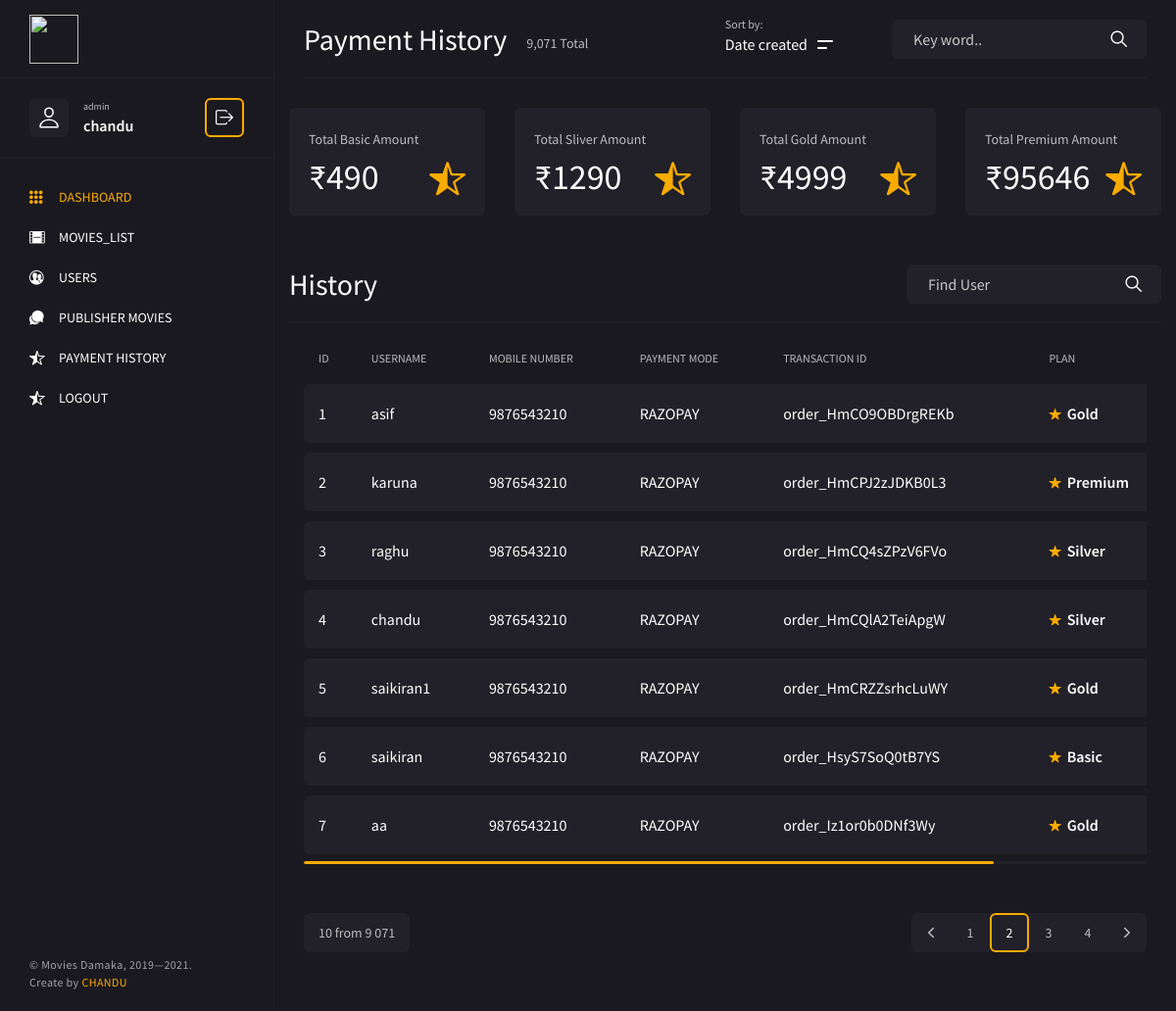
Page /payments_history (signed in) on the committed database.
### movieshd/models.py (models this page shows, shortened)
class Subscription(models.Model):
    user_membership = models.ForeignKey(UserMembership, related_name='subscription', on_delete=models.CASCADE, default=None)
    expires_in = models.DateField(null=True, blank=True)
    active = models.BooleanField(default=True)

class UserMembership(models.Model):
    user = models.OneToOneField(User, related_name='user_membership', on_delete=models.CASCADE)
    membership = models.ForeignKey(Membership, related_name='user_membership', on_delete=models.SET_NULL, null=True)
    amount = models.DecimalField(max_digits=10, decimal_places=2, default=0.00)
    order_id = models.CharField(max_length=200)
    date = models.DateTimeField(auto_now_add=True)

class Membership(models.Model):
    MEMBERSHIP_CHOICES = (
        ('Basic', 'Basic'),
        ('Silver', 'Silver'),
        ('Gold', 'Gold'),
        ('Premium', 'Premium'),
    )
    PERIOD_DURATION = (
        ('Days', 'Days'),
        ('Week', 'Week'),
        ('Months', 'Months'),
    )
    slug = models.SlugField(null=True, blank=True)
    membership_type = models.CharField(choices=MEMBERSHIP_CHOICES, default='Free', max_length=30)
    duration = models.PositiveIntegerField(default=7)
    duration_period = models.CharField(max_length=100, default='Day', choices=PERIOD_DURATION)
    price = models.DecimalField(max_digits=10, decimal_places=2, default=0.00)
    def __str__(self):
       return self.membership_type

### dashboard/views.py (the view)
# urls.py: path('payments_history',views.payments,name='payments'),
@login_required(login_url='adminlogin')
def payments(request):
    um = Subscription.objects.all()
    return  render(request,'dashboard/reviews.html', {'um':um})

### templates/dashboard/reviews.html (shortened to what this page needs)
{% extends 'dashboard/base.html' %}
{% block content %}
    <main class="main">
        <div class="container-fluid">
            <div class="row">
                <div class="col-12">
                    <div class="main__title">
                        <h2>Payment History</h2>
                        <span class="main__title-stat">9,071 Total</span>
                        <div class="main__title-wrap">
                            <div class="filter" id="filter__sort">
                                <span class="filter__item-label">Sort by:</span>
                                <div class="filter__item-btn dropdown-toggle" role="navigation" id="filter-sort"
                                     data-toggle="dropdown" aria-haspopup="true" aria-expanded="false">
                                    <input type="button" value="Date created">
                                    <span></span>
                                </div>
                            </div>
                            <form action="#" class="main__title-form">
                                <input type="text" placeholder="Key word..">
                                <button type="button">
                                    <i class="icon ion-ios-search"></i>
                                </button>
                            </form>
                        </div>
                    </div>
                </div>
                <div class="row row--grid">
                    <div class="col-12 col-sm-6 col-lg-3">
                        <div class="stats">
                            <span>Total Basic Amount</span>
                            <p>₹490</p>
                            <i class="icon ion-ios-star-half"></i>
                        </div>
                    </div>
                    <div class="col-12 col-sm-6 col-lg-3">
                        <div class="stats">
                            <span>Total Sliver Amount</span>
                            <p>₹1290</p>
                            <i class="icon ion-ios-star-half"></i>
                        </div>
                    </div>
                    <div class="col-12 col-sm-6 col-lg-3">
                        <div class="stats">
                            <span>Total Gold Amount</span>
                            <p>₹4999</p>
                            <i class="icon ion-ios-star-half"></i>
                        </div>
                    </div>
                    <div class="col-12 col-sm-6 col-lg-3">
                        <div class="stats">
                            <span>Total Premium Amount</span>
                            <p>₹95646</p>
                            <i class="icon ion-ios-star-half"></i>
                        </div>
                    </div>
                    <div class="col-12">
                        <div class="main__title">
                            <h2>History</h2>
                            <form action="#" class="main__title-form ml-auto">
                                <input type="text" placeholder="Find User">
                                <button type="button">
                                    <i class="icon ion-ios-search"></i>
                                </button>
                            </form>
                        </div>
                    </div>
                </div>
                <div class="col-12">
                    <div class="main__table-wrap">
                        <table class="main__table">
                            <thead>
                            <tr>
                                <th>ID</th>
                                <th>USERNAME</th>
                                <th>MOBILE NUMBER</th>
                                <th>PAYMENT MODE</th>
                                <th>TRANSACTION ID</th>
                                <th>PLAN</th>
                            </tr>
                            </thead>
                            {% for i in um %}
                                <tbody>
                                <tr>
                                    <td>
                                        <div class="main__table-text">{{ forloop.counter }}</div>
                                    </td>
                                    <td>
                                        <div class="main__table-text"><a
                                                href="#">{{ i.user_membership.user.username }}</a></div>
                                    </td>
                                    <td>
                                        <div class="main__table-text">9876543210</div>
                                    </td>
                                    <td>
                                        <div class="main__table-text">RAZOPAY</div>
                                    </td>
                                    <td>
                                        <div class="main__table-text">{{ i.user_membership.order_id }}</div>
                                    </td>
                                    <td>
                                        <div class="main__table-text main__table-text--rate"><i
                                                class="icon ion-ios-star"></i>{{ i.user_membership.membership }}</div>
                                    </td>
                                </tr>
                                </tbody>
                            {% endfor %}
                        </table>
                    </div>
                </div>
                <div class="col-12">
                    <div class="paginator-wrap">
                        <span>10 from 9 071</span>
                        <ul class="paginator">
                            <li class="paginator__item paginator__item--prev">
                                <a href="#"><i class="icon ion-ios-arrow-back"></i></a>
                            </li>
                            <li class="paginator__item"><a href="#">1</a></li>
                            <li class="paginator__item paginator__item--active"><a href="#">2</a></li>
                            <li class="paginator__item"><a href="#">3</a></li>
                            <li class="paginator__item"><a href="#">4</a></li>
                            <li class="paginator__item paginator__item--next">
                                <a href="#"><i class="icon ion-ios-arrow-forward"></i></a>
                            </li>
                        </ul>
                    </div>
                </div>
            </div>
        </div>
    </main>
{% endblock %}

### templates/dashboard/base.html (shortened to what this page needs)
{% load static %}
<!DOCTYPE html>
<html lang="en">
<head>
	<link rel="stylesheet" href={% static "admin1/css/bootstrap-reboot.min.css" %}>
	<link rel="stylesheet" href={% static "admin1/css/bootstrap-grid.min.css" %}>
	<link rel="stylesheet" href={% static "admin1/css/magnific-popup.css" %}>
	<link rel="stylesheet" href={% static "admin1/css/jquery.mCustomScrollbar.min.css" %}>
	<link rel="stylesheet" href={% static "admin1/css/select2.min.css" %}>
	<link rel="stylesheet" href={% static "admin1/css/ionicons.min.css" %}>
	<link rel="stylesheet" href={% static "admin1/css/admin.css" %}>
</head>
<body>
	<div class="sidebar">
		<a href="index.html" class="sidebar__logo">
			<img src={% static 'admin/logo22.png' %} style="width: 50px; height: 50px;" alt="">
		</a>
		<div class="sidebar__user">
			<div class="sidebar__user-img">
				<img src={% static "admin1/img/user.svg" %} alt="">
			</div>
			<div class="sidebar__user-title">
				<span>admin </span>
				<p>{{ user.username }}</p>
			</div>
			<a class="sidebar__user-btn" href="{% url 'logout_user' %}" type="button">
				<i class="icon ion-ios-log-out"></i>
			</a>
		</div>
		<div class="sidebar__nav-wrap">
			<ul class="sidebar__nav">
				<li class="sidebar__nav-item">
					<a href="/dash" class="sidebar__nav-link sidebar__nav-link--active"><i class="icon ion-ios-keypad"></i> <span>Dashboard</span></a>
				</li>
				<li class="sidebar__nav-item">
					<a href="/list" class="sidebar__nav-link"><i class="icon ion-ios-film"></i> <span>Movies_list</span></a>
				</li>
				<li class="sidebar__nav-item">
					<a href="/user" class="sidebar__nav-link"><i class="icon ion-ios-contacts"></i> <span>Users</span></a>
				</li>
                <li class="sidebar__nav-item">
					<a href="/list" class="sidebar__nav-link"><i class="icon ion-ios-chatbubbles"></i> <span>Publisher Movies</span></a>
				</li>
				<li class="sidebar__nav-item">
					<a href="/payments_history" class="sidebar__nav-link"><i class="icon ion-ios-star-half"></i> <span>Payment History</span></a>
				</li>
                <li class="sidebar__nav-item">
					<a href="{% url 'logout_user' %}" class="sidebar__nav-link"><i class="icon ion-ios-star-half"></i> <span>Logout</span></a>
				</li>
			</ul>
		</div>
		<div class="sidebar__copyright">© Movies Damaka, 2019—2021. <br>Create by <a href="#" target="_blank">CHANDU</a></div>
	</div>
{% block content %}
{% endblock %}
</body>
</html>

### rows in the picture
Subscription: user_membership.user.username "asif", user_membership.order_id "order_HmCO9OBDrgREKb", user_membership.membership "Gold"
Subscription: user_membership.user.username "karuna", user_membership.order_id "order_HmCPJ2zJDKB0L3", user_membership.membership "Premium"
Subscription: user_membership.user.username "raghu", user_membership.order_id "order_HmCQ4sZPzV6FVo", user_membership.membership "Silver"
Subscription: user_membership.user.username "chandu", user_membership.order_id "order_HmCQlA2TeiApgW", user_membership.membership "Silver"
Subscription: user_membership.user.username "saikiran1", user_membership.order_id "order_HmCRZZsrhcLuWY", user_membership.membership "Gold"
Subscription: user_membership.user.username "saikiran", user_membership.order_id "order_HsyS7SoQ0tB7YS", user_membership.membership "Basic"
Subscription: user_membership.user.username "aa", user_membership.order_id "order_Iz1or0b0DNf3Wy", user_membership.membership "Gold"

### other values in the picture
{{ user.username }} "chandu"
